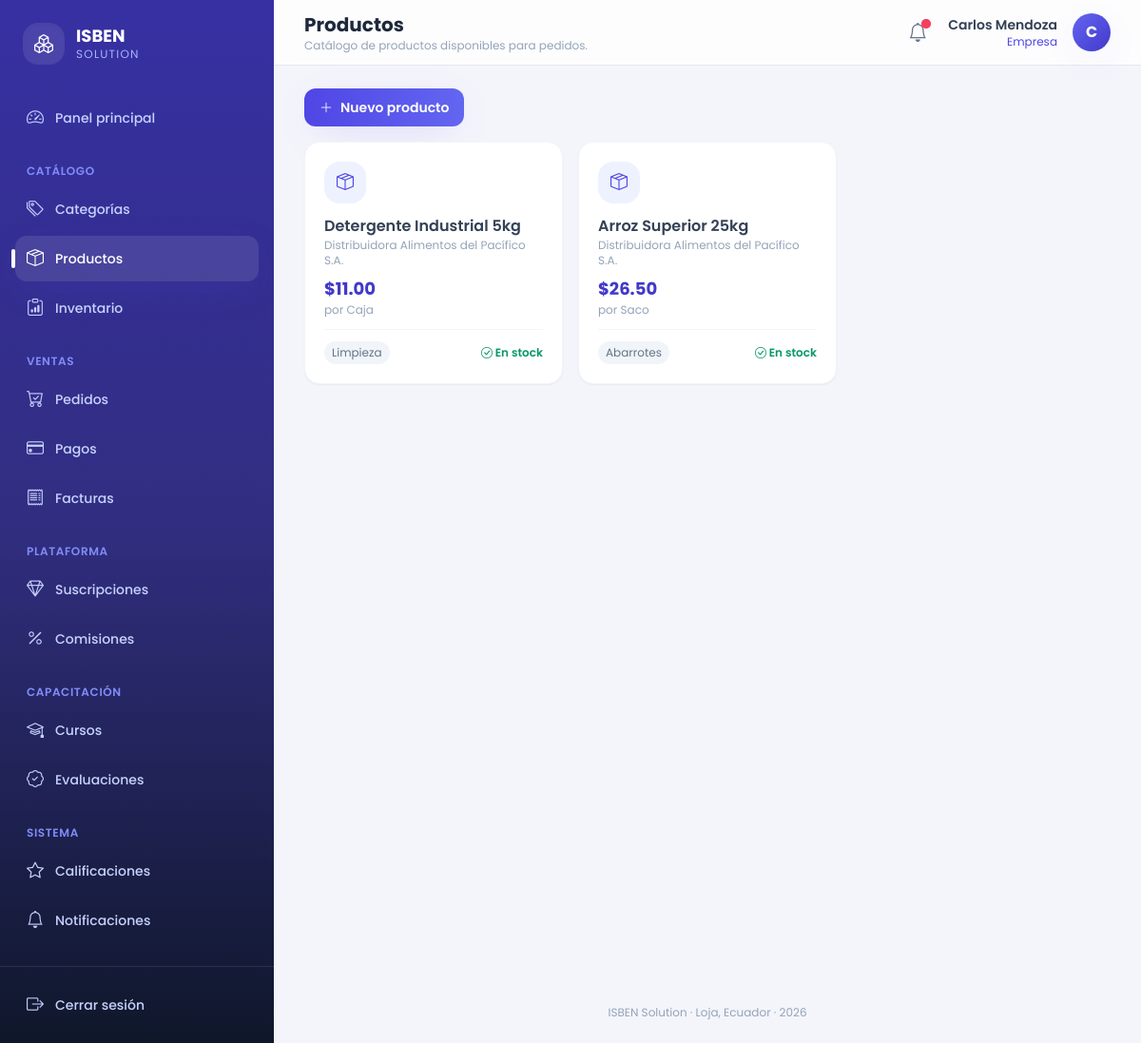
The page /productos/ (signed in) on the database its author committed.
### core/models.py (models this page shows, shortened)
class Notificacion(models.Model):
    destinatario  = models.ForeignKey(Usuario, on_delete=models.CASCADE,
                                      related_name='notificaciones')
    tipo          = models.CharField(max_length=20, choices=TIPO_NOTIFICACION)
    titulo        = models.CharField(max_length=200)
    mensaje       = models.TextField()
    leida         = models.BooleanField(default=False)
    fecha_envio   = models.DateTimeField(auto_now_add=True)
    fecha_lectura = models.DateTimeField(null=True, blank=True)
    class Meta:
        ordering = ['-fecha_envio']
        verbose_name = 'Notificación'
        verbose_name_plural = 'Notificaciones'

class Usuario(AbstractUser):
    email    = models.EmailField(unique=True)
    telefono = models.CharField(max_length=20, blank=True)
    rol      = models.CharField(max_length=20, choices=ROL_USUARIO)
    fecha_actualizacion = models.DateTimeField(auto_now=True)
    REQUIRED_FIELDS = ['email', 'rol']
    class Meta:
        verbose_name = 'Usuario'
        verbose_name_plural = 'Usuarios'

class Producto(models.Model):
    nombre        = models.CharField(max_length=200)
    descripcion   = models.TextField(blank=True)
    precio_base   = models.DecimalField(max_digits=12, decimal_places=2)
    precio_venta  = models.DecimalField(max_digits=12, decimal_places=2)
    unidad_medida = models.CharField(max_length=50)
    activo        = models.BooleanField(default=True)
    empresa       = models.ForeignKey(Empresa, on_delete=models.CASCADE,
                                      related_name='productos')
    categoria     = models.ForeignKey(CategoriaProducto, on_delete=models.SET_NULL,
                                      null=True, blank=True, related_name='productos')
    fecha_creacion      = models.DateTimeField(auto_now_add=True)
    fecha_actualizacion = models.DateTimeField(auto_now=True)
    class Meta:
        verbose_name = 'Producto'
        verbose_name_plural = 'Productos'
    def tiene_stock(self):
        try:
            return self.inventario.stock_actual > 0
        except Inventario.DoesNotExist:
            return False

class Empresa(models.Model):
    usuario             = models.OneToOneField(Usuario, on_delete=models.CASCADE,
                                               related_name='empresa')
    ruc                 = models.CharField(max_length=13, unique=True)
    razon_social        = models.CharField(max_length=200)
    representante_legal = models.CharField(max_length=200)
    direccion           = models.TextField()
    logo_url            = models.URLField(blank=True)
    estado              = models.CharField(max_length=20, choices=ESTADO_APROBACION,
                                           default='pendiente')
    fecha_verificacion  = models.DateTimeField(null=True, blank=True)
    class Meta:
        verbose_name = 'Empresa'
        verbose_name_plural = 'Empresas'

class CategoriaProducto(models.Model):
    nombre      = models.CharField(max_length=100, unique=True)
    descripcion = models.TextField(blank=True)
    activo      = models.BooleanField(default=True)
    class Meta:
        verbose_name = 'Categoría de producto'
        verbose_name_plural = 'Categorías de producto'

### core/views.py (the view)
# urls.py: path('productos/', views.lista_productos, name='lista_productos'),
@login_required
def lista_productos(request):
    productos = Producto.objects.select_related('empresa', 'categoria', 'inventario').order_by('-fecha_creacion')
    if request.user.rol == 'empresa':
        productos = productos.filter(empresa=request.user.empresa)
    q = request.GET.get('q', '').strip()
    if q:
        productos = productos.filter(Q(nombre__icontains=q) | Q(empresa__razon_social__icontains=q))
    return render(request, 'core/productos/lista.html', {'productos': _paginar(request, productos)})

### core/context_processors.py (called while the page is built)
def notificaciones(request):
    if request.user.is_authenticated:
        return {
            'notificaciones_no_leidas_global': request.user.notificaciones.filter(leida=False).count(),
        }
    return {}

### core/views.py (called while the page is built)
def _paginar(request, queryset, por_pagina=10):
    return Paginator(queryset, por_pagina).get_page(request.GET.get('page'))

### core/templates/core/productos/lista.html (shortened to what this page needs)
{% extends 'core/master.html' %}
{% block header_title %}Productos{% endblock %}
{% block header_subtitle %}Catálogo de productos disponibles para pedidos.{% endblock %}
{% block content %}
{% if user.rol in 'empresa,administrador' %}
<div class="mb-4">
  <a href="{% url 'crear_producto' %}" class="inline-flex items-center gap-2 rounded-xl bg-gradient-to-r from-brand-600 to-brand-500 px-4 py-2.5 text-sm font-semibold text-white shadow-soft transition active:scale-[0.98] hover:from-brand-700 hover:to-brand-600">
    <i class="bi bi-plus-lg"></i> Nuevo producto
  </a>
</div>
{% endif %}
<div class="grid grid-cols-1 gap-4 sm:grid-cols-2 lg:grid-cols-3 xl:grid-cols-4">
  {% for producto in productos %}
  <a href="{% url 'detalle_producto' producto.pk %}" class="group flex flex-col rounded-2xl border border-slate-100 bg-white p-5 shadow-sm transition hover:-translate-y-0.5 hover:shadow-lg">
    <div class="mb-3 flex items-start justify-between">
      <div class="grid h-11 w-11 place-items-center rounded-2xl bg-brand-50 text-lg text-brand-600 group-hover:bg-brand-100"><i class="bi bi-box-seam"></i></div>
    </div>
    <h3 class="font-semibold text-slate-700">{{ producto.nombre }}</h3>
    <p class="text-xs text-slate-400">{{ producto.empresa.razon_social }}</p>
    <p class="mt-2 text-lg font-bold text-brand-700">${{ producto.precio_venta }}</p>
    <p class="text-xs text-slate-400">por {{ producto.unidad_medida }}</p>
    <div class="mt-3 flex items-center justify-between border-t border-slate-100 pt-3 text-xs">
      <span class="rounded-full bg-slate-100 px-2 py-1 text-slate-500">{{ producto.categoria.nombre|default:"Sin categoría" }}</span>
      {% if producto.tiene_stock %}
      <span class="font-semibold text-emerald-600"><i class="bi bi-check-circle"></i> En stock</span>
      {% else %}
      <span class="font-semibold text-rose-500"><i class="bi bi-x-circle"></i> Sin stock</span>
      {% endif %}
    </div>
  </a>
  {% empty %}
  <div class="col-span-full rounded-2xl border border-dashed border-slate-200 p-10 text-center text-slate-400">
    <i class="bi bi-inbox mb-2 block text-3xl"></i> No hay productos registrados.
  </div>
  {% endfor %}
</div>
{% endblock %}

### core/templates/core/master.html (shortened to what this page needs)
{% load static %}
<!DOCTYPE html>
<html lang="es">
<head>
<script src="https://cdn.tailwindcss.com"></script>
<link rel="stylesheet" href="https://cdn.jsdelivr.net/npm/bootstrap-icons@1.11.3/font/bootstrap-icons.min.css">
<link rel="stylesheet" href="{% static 'core/css/estilos.css' %}">
</head>
<body class="font-sans text-slate-700 antialiased" x-data="{ sidebarOpen: false }">
{% if user.is_authenticated %}
<div class="flex min-h-screen">
  <aside
    class="fixed inset-y-0 left-0 z-40 w-72 transform bg-gradient-to-b from-brand-800 via-brand-900 to-slate-900 text-indigo-100 transition-transform duration-300 lg:static lg:translate-x-0"
    :class="sidebarOpen ? 'translate-x-0' : '-translate-x-full'">
    <div class="flex h-full flex-col">
      <div class="flex items-center gap-3 px-6 py-6">
        <div class="flex h-11 w-11 items-center justify-center rounded-2xl bg-white/10 text-xl font-bold text-white shadow-inner">
          <i class="bi bi-boxes"></i>
        </div>
        <div>
          <p class="text-lg font-bold leading-tight text-white">ISBEN</p>
          <p class="text-xs uppercase tracking-widest text-indigo-300">Solution</p>
        </div>
      </div>
      <nav class="mt-2 flex-1 space-y-6 overflow-y-auto px-4 pb-6">
        <div>
          <a href="{% url 'inicio' %}"
             class="group relative flex items-center gap-3 rounded-xl px-3 py-2.5 text-sm font-medium transition {% if request.resolver_match.url_name == 'inicio' %}bg-white/10 text-white shadow-soft{% else %}text-indigo-200 hover:translate-x-0.5 hover:bg-white/5 hover:text-white{% endif %}">
            <i class="bi bi-speedometer2 text-lg"></i> Panel principal
          </a>
        </div>
        <div>
          <p class="px-3 pb-2 text-xs font-semibold uppercase tracking-wider text-indigo-400">Catálogo</p>
          <div class="space-y-1">
            {% include 'core/partials/_nav_link.html' with url_name='lista_categorias' icon='bi-tags' label='Categorías' %}
            {% include 'core/partials/_nav_link.html' with url_name='lista_productos' icon='bi-box-seam' label='Productos' %}
            {% if user.rol in 'empresa,administrador' %}
              {% include 'core/partials/_nav_link.html' with url_name='lista_inventario' icon='bi-clipboard-data' label='Inventario' %}
            {% endif %}
          </div>
        </div>
        <div>
          <p class="px-3 pb-2 text-xs font-semibold uppercase tracking-wider text-indigo-400">Ventas</p>
          <div class="space-y-1">
            {% include 'core/partials/_nav_link.html' with url_name='lista_pedidos' icon='bi-cart-check' label='Pedidos' %}
            {% include 'core/partials/_nav_link.html' with url_name='lista_pagos' icon='bi-credit-card' label='Pagos' %}
            {% include 'core/partials/_nav_link.html' with url_name='lista_facturas' icon='bi-receipt' label='Facturas' %}
          </div>
        </div>
        {% if user.rol == 'administrador' or user.rol == 'empresa' %}
        <div>
          <p class="px-3 pb-2 text-xs font-semibold uppercase tracking-wider text-indigo-400">Plataforma</p>
          <div class="space-y-1">
            {% include 'core/partials/_nav_link.html' with url_name='lista_suscripciones' icon='bi-gem' label='Suscripciones' %}
            {% include 'core/partials/_nav_link.html' with url_name='lista_comisiones' icon='bi-percent' label='Comisiones' %}
          </div>
        </div>
        {% endif %}
        <div>
          <p class="px-3 pb-2 text-xs font-semibold uppercase tracking-wider text-indigo-400">Capacitación</p>
          <div class="space-y-1">
            {% include 'core/partials/_nav_link.html' with url_name='lista_cursos' icon='bi-mortarboard' label='Cursos' %}
            {% include 'core/partials/_nav_link.html' with url_name='lista_evaluaciones' icon='bi-patch-check' label='Evaluaciones' %}
          </div>
        </div>
        <div>
          <p class="px-3 pb-2 text-xs font-semibold uppercase tracking-wider text-indigo-400">Sistema</p>
          <div class="space-y-1">
            {% include 'core/partials/_nav_link.html' with url_name='lista_calificaciones' icon='bi-star' label='Calificaciones' %}
            {% include 'core/partials/_nav_link.html' with url_name='lista_notificaciones' icon='bi-bell' label='Notificaciones' %}
          </div>
        </div>
      </nav>
      <div class="border-t border-white/10 p-4">
        <form action="{% url 'logout' %}" method="post">
          <button type="submit" class="flex w-full items-center gap-3 rounded-xl px-3 py-2.5 text-sm font-medium text-indigo-200 transition hover:bg-white/5 hover:text-white">
            <i class="bi bi-box-arrow-right text-lg"></i> Cerrar sesión
          </button>
        </form>
      </div>
    </div>
  </aside>
  <div class="flex min-h-screen flex-1 flex-col lg:pl-0">
    <header class="sticky top-0 z-20 flex items-center justify-between gap-4 border-b border-slate-200 bg-white/80 px-4 py-3 backdrop-blur lg:px-8">
      <div class="flex items-center gap-3">
        <div>
          <h1 class="text-lg font-bold text-slate-800 lg:text-xl">{% block header_title %}{% endblock %}</h1>
          <p class="hidden text-xs text-slate-400 sm:block">{% block header_subtitle %}Gestiona tu operación mayorista desde un solo lugar.{% endblock %}</p>
        </div>
      </div>
      <div class="flex items-center gap-3">
        <a href="{% url 'lista_notificaciones' %}" class="relative grid h-10 w-10 place-items-center rounded-xl text-slate-500 transition hover:bg-slate-100 hover:text-brand-600" title="Notificaciones">
          <i class="bi bi-bell text-xl"></i>
          {% if notificaciones_no_leidas_global %}
          <span class="absolute right-1.5 top-1.5 flex h-2.5 w-2.5">
            <span class="relative inline-flex h-2.5 w-2.5 rounded-full bg-rose-500"></span>
          </span>
          {% endif %}
        </a>
        <div class="flex items-center gap-4" x-data="{ open: false }">
          <div class="hidden text-right sm:block">
            <p class="text-sm font-semibold text-slate-700">{{ user.get_full_name|default:user.username }}</p>
            <p class="text-xs capitalize text-brand-600">{{ user.get_rol_display }}</p>
          </div>
          <button @click="open = !open" class="grid h-10 w-10 place-items-center rounded-full bg-gradient-to-br from-brand-500 to-brand-700 font-bold text-white shadow-soft transition hover:shadow-lg">
            {{ user.first_name|slice:":1"|upper|default:user.username|slice:":1"|upper }}
          </button>
        </div>
      </div>
    </header>
    <main class="pagina-contenido flex-1 px-4 py-6 lg:px-8">
      {% block content %}{% endblock %}
    </main>
    <footer class="px-4 py-6 text-center text-xs text-slate-400 lg:px-8">
      ISBEN Solution &middot; Loja, Ecuador &middot; {% now "Y" %}
    </footer>
  </div>
</div>
{% else %}
  {% block auth_content %}{% endblock %}
{% endif %}
</body>
</html>

### core/templates/core/partials/_nav_link.html
{% url url_name as nav_url %}
<a href="{{ nav_url }}"
   class="group relative flex items-center gap-3 rounded-xl px-3 py-2.5 text-sm font-medium transition {% if request.resolver_match.url_name == url_name %}bg-white/10 text-white shadow-soft{% else %}text-indigo-200 hover:translate-x-0.5 hover:bg-white/5 hover:text-white{% endif %}">
  {% if request.resolver_match.url_name == url_name %}
  <span class="absolute -left-1 top-1/2 h-5 w-1 -translate-y-1/2 rounded-full bg-white"></span>
  {% endif %}
  <i class="bi {{ icon }} text-lg"></i> {{ label }}
</a>

### core/templates/core/master.html (style rules this page uses)
body { background: #f4f5fb; }
main.pagina-contenido { animation: fadeInUp 0.35s ease-out; }
a, button { -webkit-tap-highlight-color: transparent; }

### rows shown on the page
Notificacion: tipo "Inventario"
Usuario: get_full_name "Carlos Mendoza", rol "Empresa", first_name "C"
Producto: nombre "Detergente Industrial 5kg", empresa.razon_social "Distribuidora Alimentos del Pacífico S.A.", precio_venta "11.00", unidad_medida "Caja", categoria.nombre "Limpieza", shows "En stock"
Producto: nombre "Arroz Superior 25kg", empresa.razon_social "Distribuidora Alimentos del Pacífico S.A.", precio_venta "26.50", unidad_medida "Saco", categoria.nombre "Abarrotes", shows "En stock"

### other values the page prints
{{ label }} "Categorías Productos Pedidos Pagos Facturas Suscripciones Comisiones Cursos Evaluaciones Calificaciones Notificaciones"
